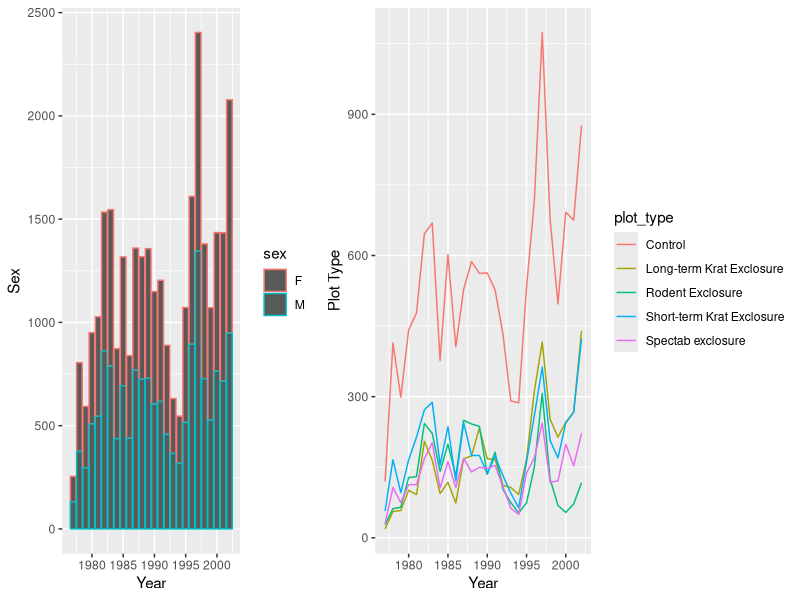
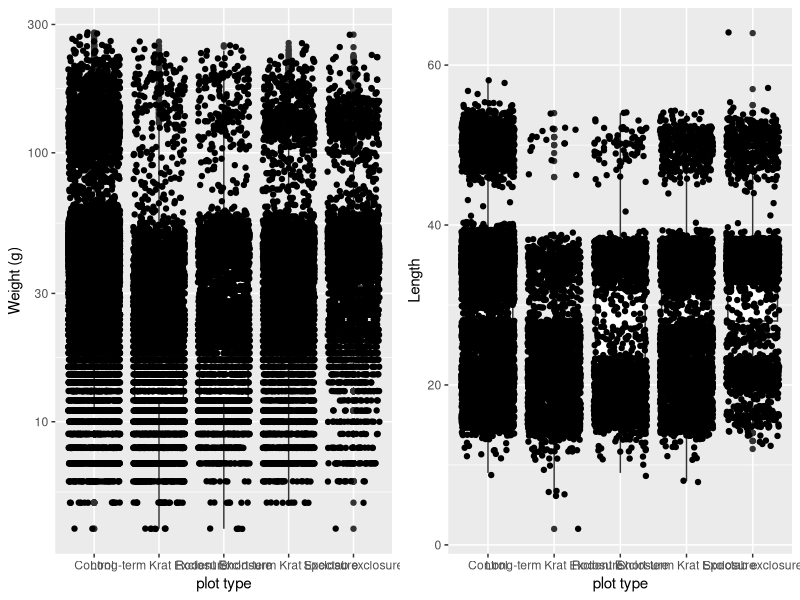
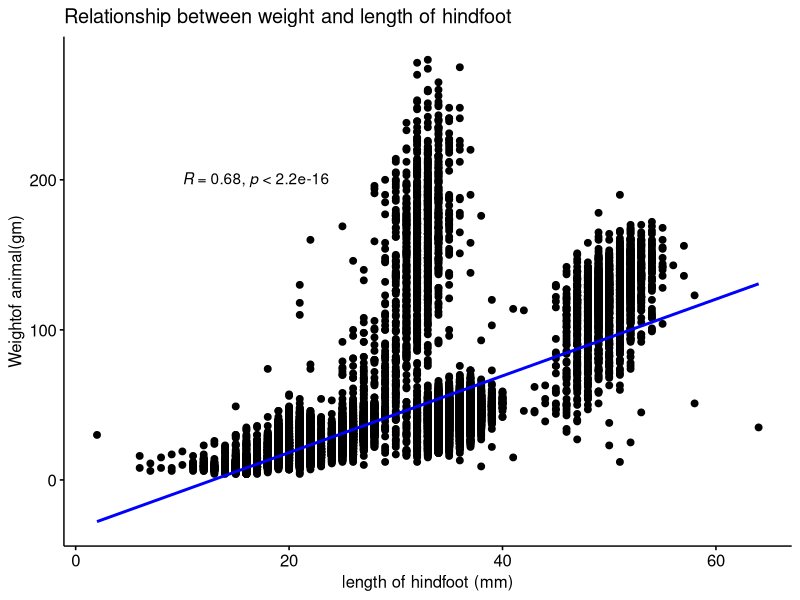
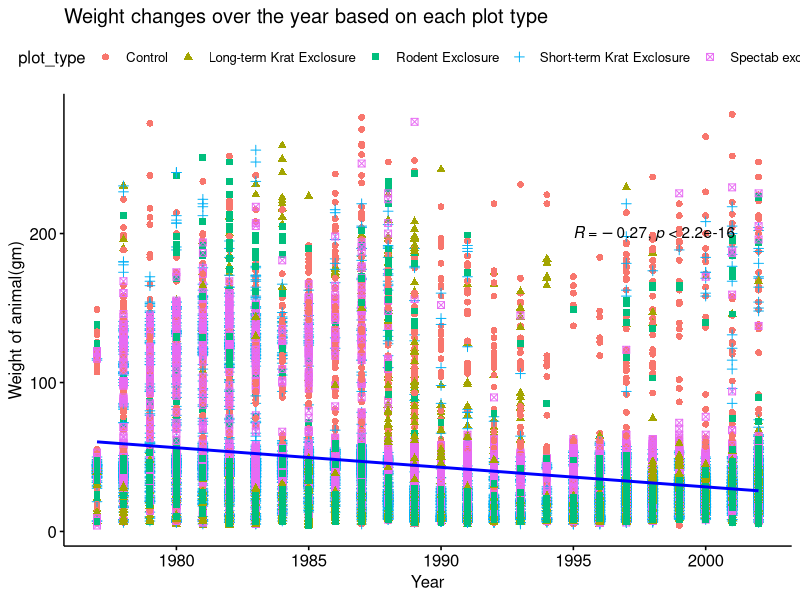
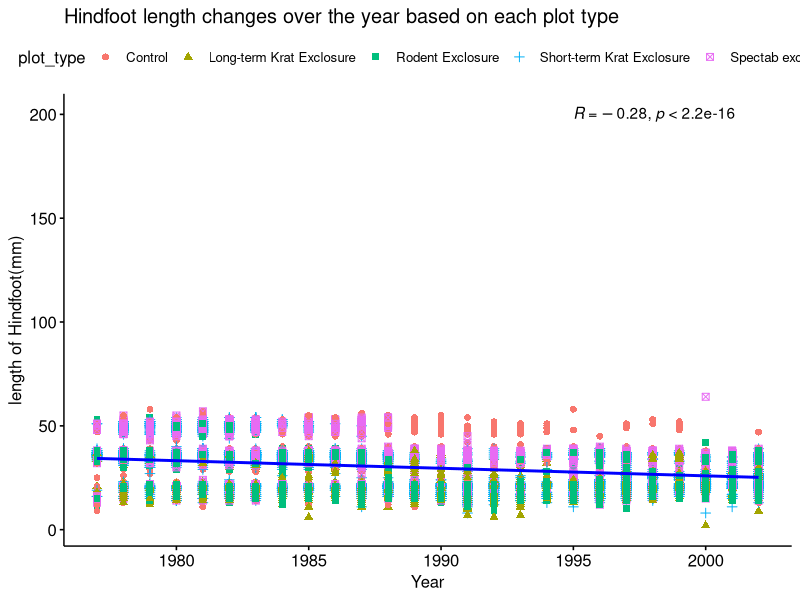
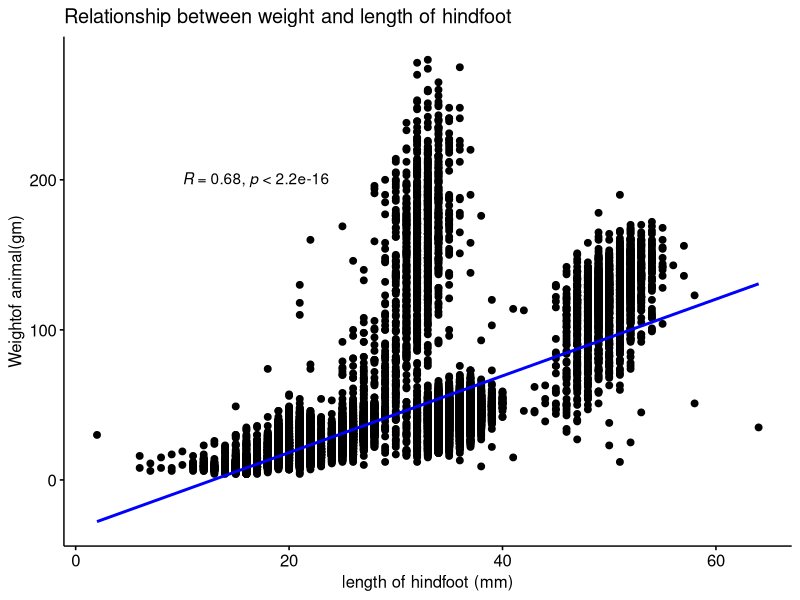
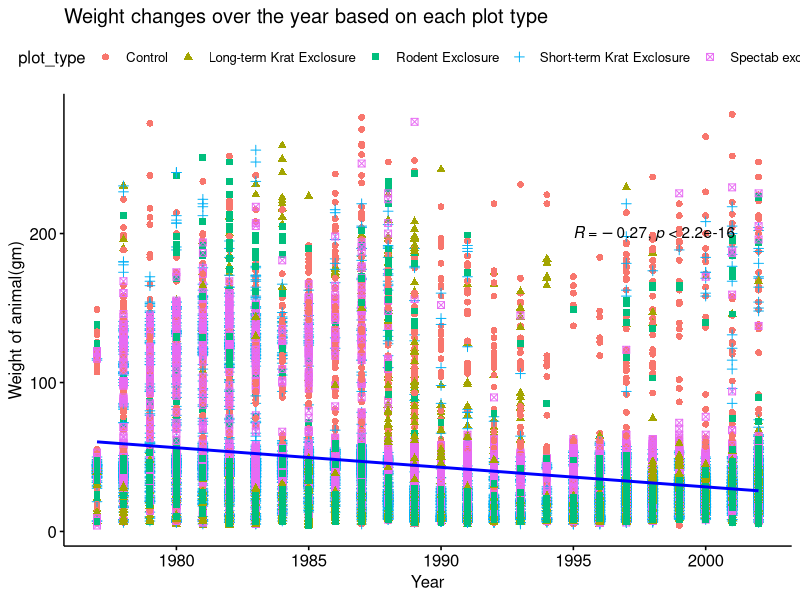
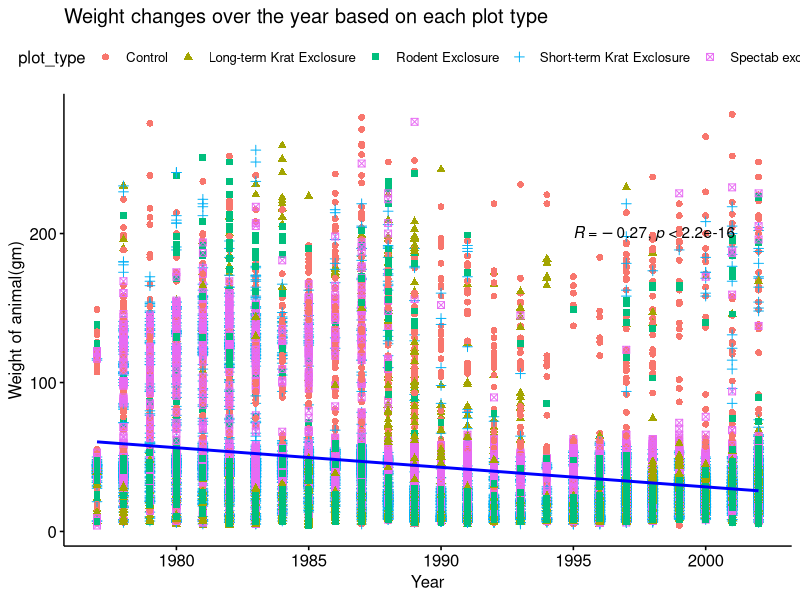

R code for these plots, in order:
## ---- chunk 1
knitr::opts_chunk$set(echo = TRUE)
## ---- chunk 2
library(tidyverse)
library(lubridate)
library(gridExtra)
library(ggplot2)
library(dbplyr)
library(ggpubr)
## ---- chunk 3
surveys_combined <- read.csv("data/combined.csv")
## ---- chunk 4
surveys_combined_clear<- surveys_combined %>% filter(!is.na(sex), 
                                                         sex != "",
                                                         !is.na(hindfoot_length), 
                                                         hindfoot_length != "",
                                                         !is.na(weight), 
                                                         weight != "") 
## ---- chunk 5
#create line chart plot type per year
year_plot_type <- surveys_combined_clear %>% group_by(year, plot_type) %>% tally()
line_chart <- ggplot(year_plot_type, aes(x=year, y=n, color=plot_type)) + 
  geom_line() + xlab("Year") + ylab("Plot Type")

#create bar chart sex per year
year_sex <- surveys_combined_clear %>% group_by(year, sex) %>% tally()
bar_chart <- ggplot(year_sex, aes(x=year, y=n, color=sex)) + 
  geom_bar(stat="identity") + xlab("Year") + ylab("Sex")

#put chart to grid
timeseries_plot <- grid.arrange(bar_chart, line_chart, ncol=2, widths=c(4,6))

#save plot into image
ggsave("image/plot1.jpg", timeseries_plot, width=10, dpi=300)
## ---- chunk 6
#create boxplot chart weight per plot_type
boxplot_chart_weight <- ggplot(surveys_combined_clear, aes(x=plot_type, y=weight))+
  geom_boxplot()+xlab("plot type")+ylab("Weight (g)") +  geom_jitter() +
  scale_y_log10()

#create boxplot chart hindfoot length per plot_type
boxplot_chart_length <- ggplot(surveys_combined_clear, aes(x=plot_type, y=hindfoot_length))+
  geom_boxplot()+xlab("plot type")+ylab("Length") + geom_jitter()
  scale_y_log10()

#put chart to grid
frequency_plot <- grid.arrange(boxplot_chart_weight, boxplot_chart_length, ncol=2, widths=c(5,5))

#save plot into image
ggsave("image/plot2.jpg", frequency_plot, width=10, dpi=300)
## ---- chunk 7
# Created by supria
# Scatter plot with correlation coefficient
#:::::::::::::::::::::::::::::::::::::::::::::::::
sp <- ggscatter(surveys_combined_clear, x = "hindfoot_length", y = "weight",title = "Relationship between weight and length of hindfoot", xlab = "length of hindfoot (mm)", ylab = "Weightof animal(gm)",
                add = "reg.line",  # Add regressin line
                add.params = list(color = "blue", fill = "lightgray"), # Customize reg. line
                conf.int = TRUE # Add confidence interval
)
# Add correlation coefficient
final.plot<- sp + stat_cor(method = "pearson", label.x = 10, label.y = 200)
final.plot
#save plot into image
ggsave("image/plot3.jpg", final.plot, width=10, dpi=300)
## ---- chunk 8
# created by supria
wg<- ggscatter(data=surveys_combined_clear, x='year',y='weight', color ="plot_type",shape = "plot_type",
               title = "Weight changes over the year based on each plot type", xlab = "Year", ylab = "Weight of animal(gm)",
          add = "reg.line",  # Add regressin line
          add.params = list(color = "blue","red","green","yellow","pink", fill = "lightgray"), # Customize reg. line
          conf.int = TRUE # Add confidence interval
 )  
# Add correlation coefficient
final.wg <- wg + stat_cor(method = "pearson", label.x = 1995, label.y = 200)
final.wg
ggsave("image/plot4.jpg", final.wg, width=10, dpi=300)
## ---- chunk 9
# Created by supria
# Extend the regression lines beyond the domain of the data
##hindfoot changes over the year

hd<- ggscatter(data=surveys_combined_clear, x='year',y='hindfoot_length', color ="plot_type",shape = "plot_type",
               title = "Hindfoot length changes over the year based on each plot type", xlab = "Year", ylab = "length of Hindfoot(mm)",
               add = "reg.line",  # Add regressin line
               add.params = list(color = "blue","red","green","yellow","pink", fill = "lightgray"), # Customize reg. line
               conf.int = TRUE # Add confidence interval
)  
# Add correlation coefficient
final.hd<- hd + stat_cor(method = "pearson", label.x = 1995, label.y = 200)
final.hd
ggsave("image/plot5.jpg", final.wg, width=10, dpi=300)
## ---- chunk 10
#heva

## ---- chunk 11
#heva
